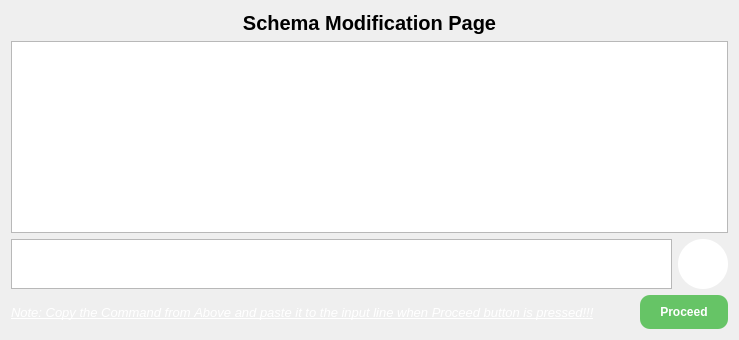
             <widget class="QWidget" name="page_13">
              <layout class="QGridLayout" name="gridLayout_16">
               <item row="0" column="0">
                <layout class="QVBoxLayout" name="verticalLayout_12">
                 <item>
                  <widget class="QLabel" name="label_20">
                   <property name="font">
                    <font>
                     <pointsize>15</pointsize>
                     <weight>75</weight>
                     <bold>true</bold>
                    </font>
                   </property>
                   <property name="text">
                    <string>Schema Modification Page</string>
                   </property>
                   <property name="alignment">
                    <set>Qt::AlignCenter</set>
                   </property>
                  </widget>
                 </item>
                 <item>
                  <widget class="QTextEdit" name="schema_ai_result">
                   <property name="font">
                    <font>
                     <pointsize>14</pointsize>
                    </font>
                   </property>
                   <property name="frameShape">
                    <enum>QFrame::StyledPanel</enum>
                   </property>
                   <property name="readOnly">
                    <bool>true</bool>
                   </property>
                  </widget>
                 </item>
                </layout>
               </item>
               <item row="1" column="0">
                <layout class="QHBoxLayout" name="horizontalLayout_19">
                 <item>
                  <widget class="QTextEdit" name="schema_ai_input">
                   <property name="sizePolicy">
                    <sizepolicy hsizetype="Expanding" vsizetype="Minimum">
                     <horstretch>0</horstretch>
                     <verstretch>0</verstretch>
                    </sizepolicy>
                   </property>
                   <property name="minimumSize">
                    <size>
                     <width>0</width>
                     <height>30</height>
                    </size>
                   </property>
                   <property name="maximumSize">
                    <size>
                     <width>16777215</width>
                     <height>100</height>
                    </size>
                   </property>
                   <property name="font">
                    <font>
                     <pointsize>12</pointsize>
                    </font>
                   </property>
                   <property name="html">
                    <string>&lt;!DOCTYPE HTML PUBLIC &quot;-//W3C//DTD HTML 4.0//EN&quot; &quot;http://www.w3.org/TR/REC-html40/strict.dtd&quot;&gt;
&lt;html&gt;&lt;head&gt;&lt;meta name=&quot;qrichtext&quot; content=&quot;1&quot; /&gt;&lt;style type=&quot;text/css&quot;&gt;
p, li { white-space: pre-wrap; }
&lt;/style&gt;&lt;/head&gt;&lt;body style=&quot; font-family:'MS Shell Dlg 2'; font-size:12pt; font-weight:400; font-style:normal;&quot;&gt;
&lt;p style=&quot;-qt-paragraph-type:empty; margin-top:0px; margin-bottom:0px; margin-left:0px; margin-right:0px; -qt-block-indent:0; text-indent:0px;&quot;&gt;&lt;br /&gt;&lt;/p&gt;&lt;/body&gt;&lt;/html&gt;</string>
                   </property>
                  </widget>
                 </item>
                 <item>
                  <widget class="QPushButton" name="schema_ai_btn">
                   <property name="styleSheet">
                    <string notr="true">QPushButton {
    background-color: #fff;     /* Button background */
    border-radius: 25px;           /* Half of width/height for perfect circle */
    min-width: 50px;
    min-height: 50px;
    color: white;                  /* Text color */
    font-weight: bold;
    border: none;
}

QPushButton:hover {
    background-color: 	#A9A9A9;     /* Hover effect */
}

QPushButton:pressed {
    background-color:#696969;     /* Pressed effect */
}
</string>
                   </property>
                   <property name="text">
                    <string/>
                   </property>
                   <property name="icon">
                    <iconset resource="resource.qrc">
                     <normaloff>:/newPrefix/icons/arrow-up.png</normaloff>:/newPrefix/icons/arrow-up.png</iconset>
                   </property>
                   <property name="iconSize">
                    <size>
                     <width>20</width>
                     <height>20</height>
                    </size>
                   </property>
                  </widget>
                 </item>
                </layout>
               </item>
               <item row="2" column="0">
                <layout class="QHBoxLayout" name="horizontalLayout_20">
                 <item>
                  <widget class="QLabel" name="label_21">
                   <property name="font">
                    <font>
                     <pointsize>10</pointsize>
                     <weight>50</weight>
                     <italic>true</italic>
                     <bold>false</bold>
                     <underline>true</underline>
                     <strikeout>false</strikeout>
                     <kerning>false</kerning>
                    </font>
                   </property>
                   <property name="styleSheet">
                    <string notr="true">color : #fff;</string>
                   </property>
                   <property name="text">
                    <string>Note: Copy the Command from Above and paste it to the input line when Proceed button is pressed!!!</string>
                   </property>
                  </widget>
                 </item>
                 <item>
                  <spacer name="horizontalSpacer_6">
                   <property name="orientation">
                    <enum>Qt::Horizontal</enum>
                   </property>
                   <property name="sizeHint" stdset="0">
                    <size>
                     <width>40</width>
                     <height>20</height>
                    </size>
                   </property>
                  </spacer>
                 </item>
                 <item>
                  <widget class="QPushButton" name="schema_proceed_btn">
                   <property name="font">
                    <font>
                     <pointsize>-1</pointsize>
                     <weight>75</weight>
                     <bold>true</bold>
                    </font>
                   </property>
                   <property name="styleSheet">
                    <string notr="true">QPushButton {
        background-color: #66C466;  /* Darker Green background */
        color: white;  /* White text */
        font-size: 12px;  /* Increased text size */
        padding: 10px 20px;  /* Increased padding for larger button */
        border-radius: 10px;  /* Rounded corners */
        border: none;  /* Remove border */
    }
    QPushButton:hover {
        background-color: #5FB55F;  /* Slightly darker green on hover */
    }
    QPushButton:pressed {
        background-color: #4CAF50;  /* Even darker green when clicked */
    }</string>
                   </property>
                   <property name="text">
                    <string>Proceed</string>
                   </property>
                  </widget>
                 </item>
                </layout>
               </item>
              </layout>
             </widget>
